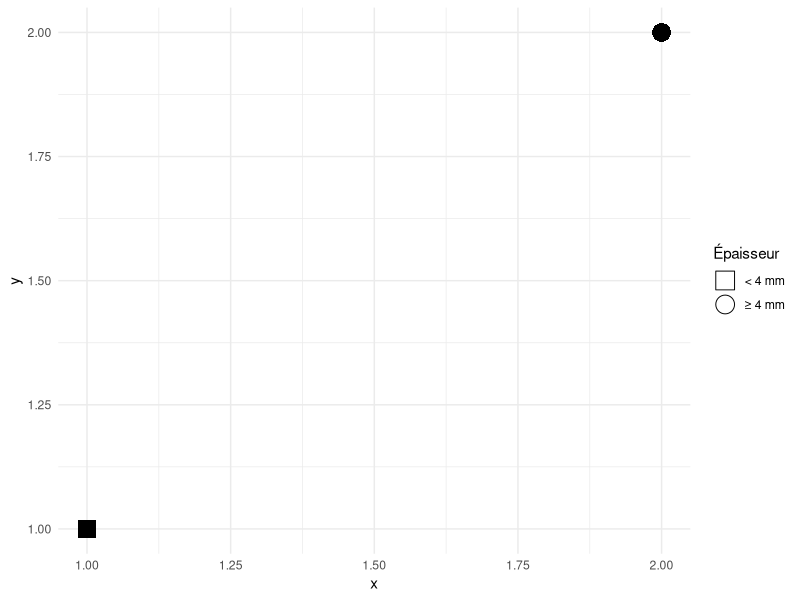

Recreate this plot in R.
# =============================================================================
# Exemple : Afficher une icône de point différente entre le graphique et la légende
# Objectif : Afficher des symboles pleins (shape 15/16) sur la carte,
#            mais afficher des symboles vides (shape 0/1) dans la légende
# =============================================================================

# Chargement du package
library(ggplot2)

# ---- Données simulées ----
# Deux points correspondant à deux classes d’épaisseur de périphyton
df <- data.frame(
  x = 1:2,
  y = 1:2,
  classe = c("≥ 4 mm", "< 4 mm")  # classes d’interprétation
)

# ---- Définition des formes ----
# Formes utilisées pour afficher les points sur la carte
shape_vraie <- c("≥ 4 mm" = 15, "< 4 mm" = 16)  # carré plein, cercle plein

# Formes à afficher dans la légende seulement (formes vides)
shape_legende <- c("≥ 4 mm" = 0, "< 4 mm" = 1)  # carré vide, cercle vide

# ---- Création du graphique ----
ggplot(df, aes(x, y, shape = classe)) +
  geom_point(size = 6) +
  scale_shape_manual(
    values = shape_vraie,  # formes visibles sur la carte
    guide = guide_legend(
      override.aes = list(
        shape = unname(shape_legende)  # formes spécifiques dans la légende
      )
    )
  ) +
  labs(shape = "Épaisseur") +
  theme_minimal()
